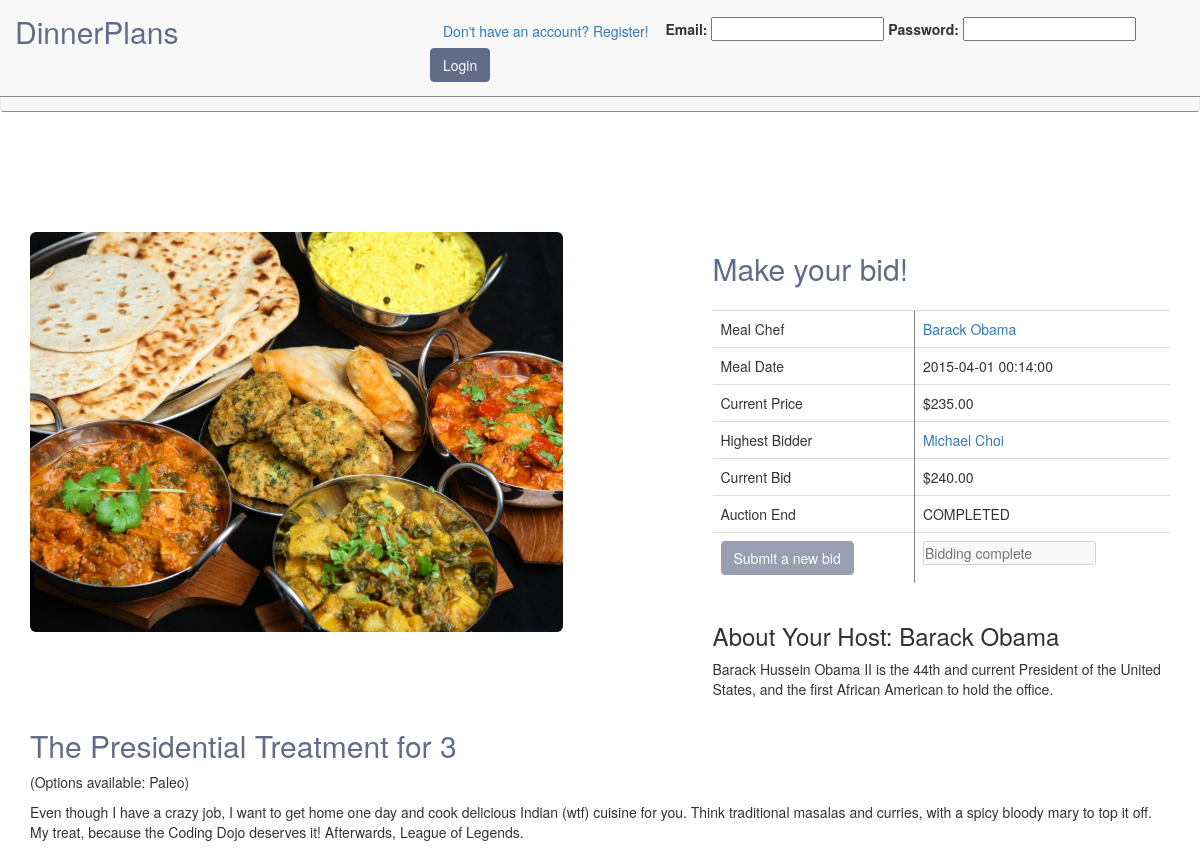
The app's page /meals/listing/9 with its own data.
### tables this page shows
CREATE TABLE `meals` (
  `id` int(11) NOT NULL AUTO_INCREMENT,
  `meal` varchar(125) DEFAULT NULL,
  `description` text,
  `user_id` int(11) NOT NULL,
  `highest_bidder` int(11) DEFAULT NULL,
  `initial_price` float DEFAULT NULL,
  `category_id` int(11) NOT NULL,
  `created_at` datetime DEFAULT NULL,
  `current_price` float DEFAULT NULL,
  `ended_at` datetime DEFAULT NULL,
  `meal_date` datetime DEFAULT NULL,
  `duration` int(11) DEFAULT NULL,
  PRIMARY KEY (`id`),
  KEY `fk_items_users_idx` (`user_id`),
  KEY `fk_items_categories1_idx` (`category_id`),
  CONSTRAINT `fk_items_categories1` FOREIGN KEY (`category_id`) REFERENCES `categories` (`id`) ON DELETE NO ACTION ON UPDATE NO ACTION,
  CONSTRAINT `fk_items_users` FOREIGN KEY (`user_id`) REFERENCES `users` (`id`) ON DELETE NO ACTION ON UPDATE NO ACTION
);

CREATE TABLE `users` (
  `id` int(11) NOT NULL AUTO_INCREMENT,
  `level` int(11) NOT NULL DEFAULT '4',
  `first_name` varchar(45) DEFAULT NULL,
  `last_name` varchar(45) DEFAULT NULL,
  `email` varchar(255) DEFAULT NULL,
  `description` varchar(255) DEFAULT NULL,
  `password` varchar(45) DEFAULT NULL,
  `created_at` datetime DEFAULT NULL,
  `updated_at` datetime DEFAULT NULL,
  `image_id` int(11) DEFAULT '1',
  `rating` int(11) DEFAULT '0',
  PRIMARY KEY (`id`),
  UNIQUE KEY `id_UNIQUE` (`id`),
  KEY `fk_users_images1_idx` (`image_id`),
  CONSTRAINT `fk_users_images1` FOREIGN KEY (`image_id`) REFERENCES `images` (`id`) ON DELETE NO ACTION ON UPDATE NO ACTION
);

### application/controllers/meals.php (called while the page is built, shortened)
<?php
class Meals extends CI_Controller
{
	public function __construct()
	{
	    $this->load->model("Meal");
		$this->load->helper('text');
	}
	public function show_listing($id)
	{
		$meal = $this->Meal->show_meal($id);
		$bid_phrase = "Make your bid!";
		$this->load->model('Bid');
		$meal['bid_count'] = $this->Bid->item_bid_count($meal['id']);
		$meal['end_time'] = strtotime($this->Meal->meal_end_time($meal['id']));
		$meal['img'] = $this->Meal->get_meal_img($meal['id'])['img_path'];
		if(!$meal['bid_count'])
		{
			$bid_phrase = "Be the first to bid!";
			$highest_bidder = NULL;
		}
		else
		{
			$highest_bidder = $this->Bid->highest_bidder($meal['id']);
		}
		$view_data = array(
			"meal" => $meal,
			"bid_phrase" => $bid_phrase,
			"highest_bidder" => $highest_bidder
		);
		$this->load->view('meals/listing',$view_data);
	}
}

### index.php (called while the page is built, shortened)
<?php
require_once BASEPATH.'core/CodeIgniter.php';

### application/models/meal.php (called while the page is built, shortened)
<?php
class Meal extends CI_Model
{
	function show_meal($id)
	{
		$query = "SELECT m.*,u.description AS bio, CONCAT_WS(' ',u.first_name, u.last_name) AS host, GROUP_CONCAT(' ',o.option) AS options FROM meals m LEFT JOIN meal_has_options mho on m.id = mho.meal_id INNER JOIN options o on mho.option_id = o.id LEFT JOIN users u on m.user_id = u.id WHERE m.id = ?;";
		$values = array($id);
		$result = $this->db->query($query,$values)->row_array();
		return $result;
	}
	public function meal_end_time($item_number)
	{
		$query = "SELECT DATE_ADD(created_at, INTERVAL duration DAY) AS end_date FROM meals WHERE id=?";
		return $this->db->query($query, array('id'=> $item_number))->row_array()['end_date'];
	}
	public function get_meal_img($item_number)
	{
		$query = "SELECT file_path AS img_path FROM images LEFT JOIN meal_has_images ON meal_has_images.image_id = images.id LEFT JOIN meals ON meal_has_images.meal_id = meals.id WHERE meals.id = ? ORDER BY images.created_at DESC LIMIT 1";
		$returned = $this->db->query($query, array($item_number))->row_array();
		return $returned;
	}
}

### application/models/bid.php (called while the page is built, shortened)
<?php
class Bid extends CI_Model
{
  public function current_max_bid($item_number)
  {
    return $this->db->where('meal_id', $item_number)->order_by('bid', 'desc')->limit(1)->get('bids')->row_array();
  }
  public function item_bid_count($item_number)
  {
    return $this->db->where('meal_id', $item_number)->select('count(id) AS total_bids')->from('bids')->get()->row_array()['total_bids'];
  }
  public function highest_bidder($id)
  {
    $max = $this->current_max_bid($id);
    $query = "SELECT users.*, CONCAT_WS(' ', users.first_name, users.last_name) AS user_name FROM users JOIN bids ON bids.user_id = users.id WHERE bids.id = ?";
    return $this->db->query($query, array('id' =>$max['id']))->row_array();
  }
}

### application/views/meals/listing.php (the view, shortened to what this page needs)
	<?php
	if(!$meal['bid_count'])
	{
		$current_bid = number_format($meal["initial_price"],2,'.','');
	}else
	{
		$current_bid = number_format($meal["current_price"] + 5,2,'.','');
	}
?>
<!DOCTYPE html>
<html>
<head>
	<link rel="stylesheet" href="/assets/css/bootstrap.min.css">
	<link rel="stylesheet" type="text/css" href="/assets/css/main.css">
	<link rel="stylesheet" type="text/css" href="/assets/css/meal-listing.css">
</head>
<body>
	<div class="container">
		<div class="row content">
			<div class="col-xs-12 col-lg-7">
				<div>
					<img src="<?= $meal['img'] ?>" class="img-rounded img-container" alt='Meal Image'>
				</div>
			</div>
			<div class="col-xs-12 col-lg-5">
				<h2><?=$bid_phrase?></h2>
					<fieldset>
						<table class="table">
							<tbody>
								<tr>
									<td>Meal Chef</td>
									<td><a href"#" alt="Chef Profile"><?= $meal['host']?></a></td>
								</tr>
								<tr>
									<td>Meal Date</td>
									<td><?= $meal['meal_date'] ?></td>
								</tr>
								<tr>
									<td>Current Price</td>
									<td>$<?= number_format($meal["current_price"],2,'.','') ?></td>
								</tr>
<?php
									if($meal['bid_count'])
									{
?>
									<tr>
										<td>Highest Bidder</td>
										<td><a href="#"><?= $highest_bidder['user_name'] ?></a></td>
									</tr>
<?php
									}
?>
								<tr>
									<td>Current Bid</td>
									<td>$<?= $current_bid ?></td>
								</tr>
								<tr>
									<td>Auction End</td>
									<td id="endtime"></td>
								</tr>
								<tr>
									<form action="/bid" name="bid" method="post" class="form-inline" id='bid-form'>
										<div class="form-group">
											<td><input type="submit" value="Submit a new bid" class="btn blue" id="bid-button"></td>
											<td>
												<input type="text" name="bid-amount" placeholder="enter your bid" id="bid-box" required>
											</td>
										</div>
									</form>
								</tr>
							</tbody>
						</table>
					</fieldset>
			</div>
			<div class="bid col-xs-5">
				<h3>About Your Host: <?=$meal["host"]?></h3>
				<p><?=$meal["bio"]?></p>
			</div>
		</div>
		<div class="row">
			<div class="meal col-xs-12">
				<h2><?=$meal["meal"]?></h2>
<?php
			if (strlen($meal["options"]))
			{
?>
				<p>(Options available: <?=$meal["options"]?>)</p>
<?php
			}
?>
				<p><?=$meal["description"]?></p>
			</div>
		</div>
	</div>
</body>
</html>

### assets/css/main.css (style rules this page uses)
* { margin: 0; padding: 0; }
h2 { color: #606c88; }
.blue { border: 1px solid #606c88; background-color: #606c88; color: white; }
body { padding-top: 60px; }

### assets/css/meal-listing.css (style rules this page uses)
div.content { margin-top:100px; }

### application/views/meals/listing.php (style rules this page uses)
td + td { border-left: 1px solid gray; }
tbody:last-child { border: 0; }
.img-container { height: 400px; }

### records on screen
meals: meal_date "2015-04-01 00:14:00", current_price "235.00", current_price "240.00", user.description "Barack Hussein Obama II is the 44th and current President of the United States, and the first African American to hold the office.", meal "The Presidential Treatment for 3", description "Even though I have a crazy job, I want to get home one day and cook delicious Indian (wtf) cuisine for you. Think traditional masalas and curries, with a spicy bloody mary to top it off. My treat, because the Coding Dojo deserves it! Afterwards, League of Legends."

### other values on screen
$bid_phrase "Make your bid!"
$meal['host'] "Barack Obama"
$highest_bidder['user_name'] "Michael Choi"
$meal["host"] "Barack Obama"
$meal["options"] "Paleo"
